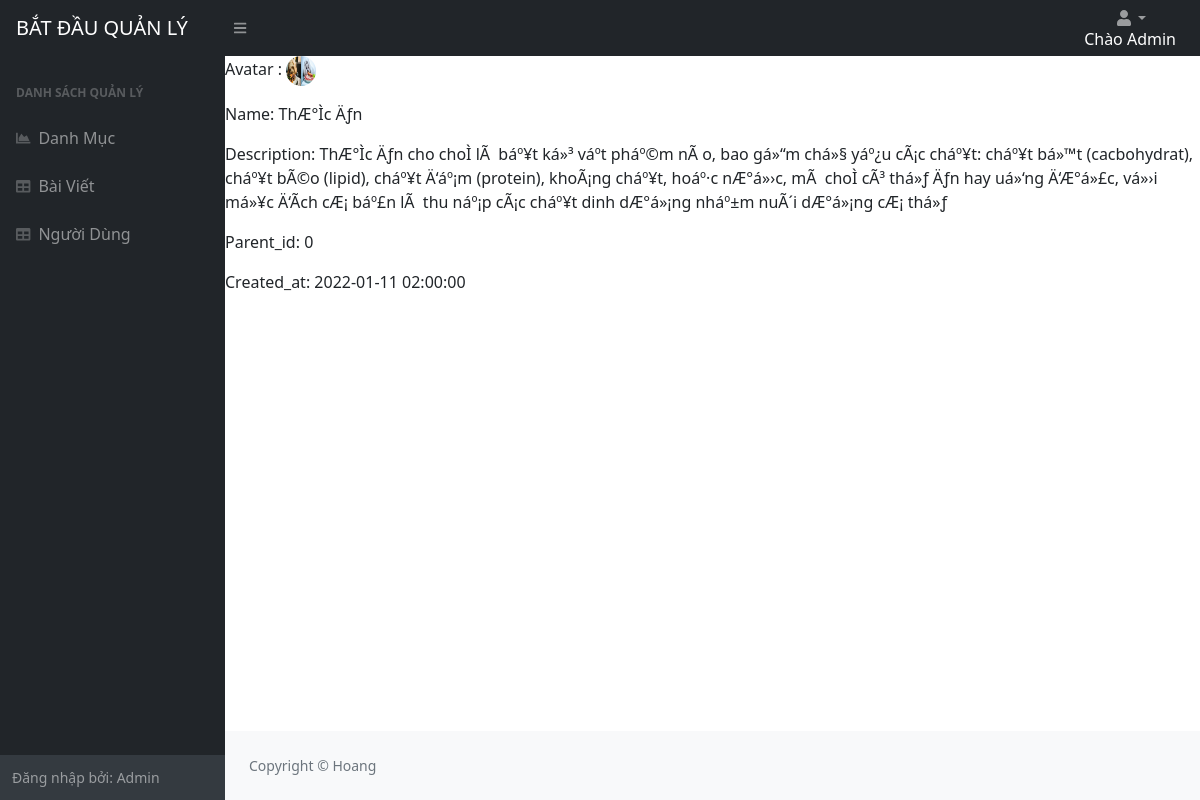
The app's page /Admin/index.php?mod=category&act=detail&id=2 (signed in), older data.
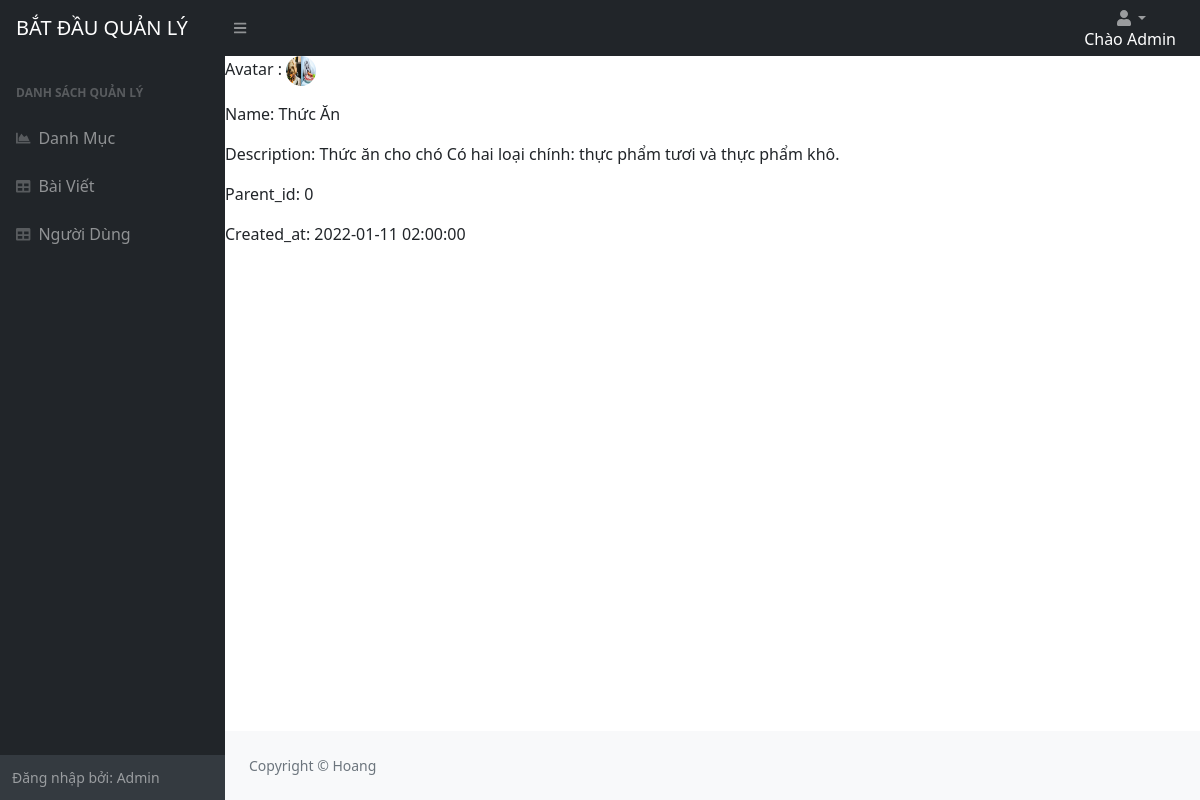
The same page, newer data.
### tables this page shows
CREATE TABLE `categories`  (
  `id` int NOT NULL AUTO_INCREMENT,
  `name` varchar(255) NULL DEFAULT NULL,
  `description` mediumtext NULL,
  `thumbnail` varchar(500) NULL DEFAULT NULL,
  `parent_id` int NULL DEFAULT NULL,
  `created_at` timestamp NULL DEFAULT NULL,
  PRIMARY KEY (`id`) USING BTREE
);

### Admin/Controllers/BaseController.php (called while the page is built, shortened)
<?php
  class BaseController
  {
    public function view($path, $data = []){
      extract($data);
      require_once('Views/'.$path);
    }
  }
?>

### Admin/Controllers/CategoryController.php (called while the page is built, shortened)
<?php
require('Models/Category.php');
  class CategoryController extends AdminController
  {
    public function detail()
    {
      $id =(isset($_GET['id'])?$_GET['id']:0);
      $category = new Category();
      $categories = $category-> edit($id);
      $this->view('Categories/detail.php', ['categories' => $categories
    ]);
    }
  }
?>

### Admin/index.php (called while the page is built, shortened)
<?php
$act = "index";
if(isset($_GET['act'])){
  $act = $_GET['act'];
}
  $controller_obj = new $class_name;
 $controller_obj -> $act();
?>

### Admin/Models/Connection.php (called while the page is built, shortened)
<?php
  class Connection1{
    private $servername= "localhost";
    private $username= "root";
    private $password = "";
    private $dbname = "blogs";
    public function connect(){
      $conn = new mysqli($this->servername, $this -> username, $this ->password, $this-> dbname );
      $conn->query("SET NAMES 'utf8'");
      return $conn;
    }
  }
?>

### Admin/Models/Query.php (called while the page is built, shortened)
<?php
  require_once('Models/Connection.php');
  class Query{
    protected $conn;
    public function __construct(){
      $connection = new Connection1();
      $this -> conn = $connection -> connect();
    }
    protected function find($table, $id){
      $query = "SELECT * FROM ". $table." WHERE id = ".$id;
      $result = $this -> conn -> query($query)->fetch_assoc();
      return $result;
    }
  }
?>

### Admin/Models/Category.php (called while the page is built, shortened)
<?php
require_once('Models/Query.php');
  class Category extends Query
  {
      public $table = 'categories';
      public function edit($id)
      {
          $update = $this -> find($this-> table, $id);
          return $update;
      }
  }
?>

### Admin/Views/Categories/detail.php (the view)
<?php require_once('Views/Partials/header.php');?>
  <p>Avatar : <img src="images/<?=$categories['thumbnail'] ?>" style="width: 30px; height: 30px; border-radius: 50%;"></p>
  <p>Name: <?=$categories['name']?></p>
  <p>Description: <?=$categories['description']?></p>
  <p>Parent_id: <?=$categories['parent_id']?></p>
  <p>Created_at: <?=$categories['created_at']?></p>
<?php require_once('Views/Partials/footer.php');?>

Row changes from the older to the newer data that the page shows:
changed categories: name "ThÆ°Ìc Äƒn" → "Thức Ăn"; description "ThÆ°Ìc Äƒn cho choÌ lÃ báº¥t ká»³ váº­t pháº©m nÃ o, bao gá»“m chá»§ yáº¿u cÃ¡c cháº¥t: cháº¥t bá»™t (cacbohydrat), cháº¥t bÃ©o (lipid), cháº¥t Ä‘áº¡m (protein), khoÃ¡ng cháº¥t, hoáº·c nÆ°á»›c, mÃ choÌ cÃ³ thá»ƒ Äƒn hay uá»‘ng Ä‘Æ°á»£c, vá»›i má»¥c Ä‘Ã­ch cÆ¡ báº£n lÃ thu náº¡p cÃ¡c cháº¥t dinh dÆ°á»¡ng nháº±m nuÃ´i dÆ°á»¡ng cÆ¡ thá»ƒ" → "Thức ăn cho chó Có hai loại chính: thực phẩm tươi và thực phẩm khô."
